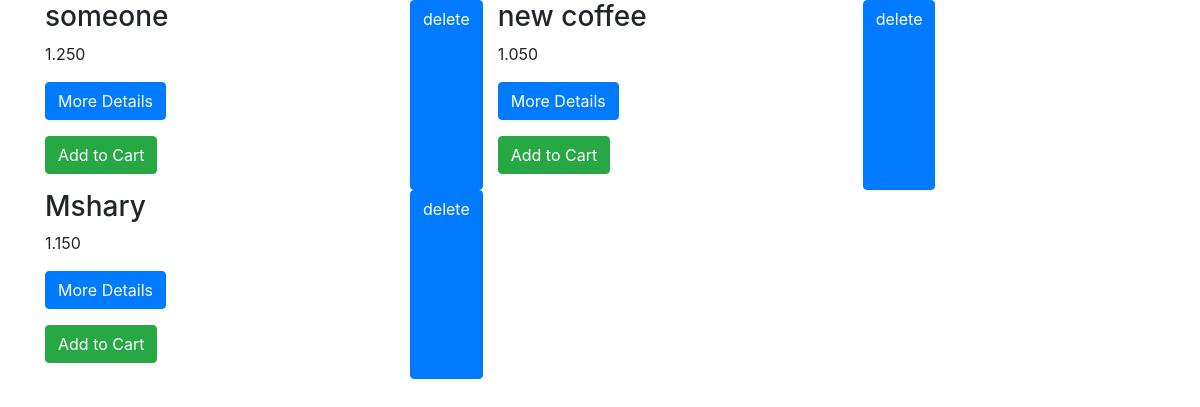
The app's page / (signed in) with its own data.
### mycoffee/models.py (models this page shows, shortened)
class Coffee(models.Model):
	user = models.ForeignKey(User)
	name = models.CharField(max_length=120)
	espresso_shots = models.PositiveIntegerField(default=1)
	bean = models.ForeignKey(Bean)
	roast = models.ForeignKey(Roast)
	syrups = models.ManyToManyField(Syrup, blank=True)
	powders = models.ManyToManyField(Powder, blank=True)
	water = models.FloatField()
	steamed_milk = models.BooleanField(default=False)
	foam = models.FloatField()
	extra_instructions = models.TextField(null=True, blank=True)
	price = models.DecimalField(max_digits=6, decimal_places=3, null=True)

### mycoffee/views.py (the view)
# urls.py: url(r'^$', views.coffee_list, name='coffee_list'),
def coffee_list(request):
	if not request.user.is_authenticated():
		return redirect("mycoffee:login")
	coffee_list = Coffee.objects.filter(user= request.user)
	return render(request, 'coffee_list.html', {'coffee_list': coffee_list})

### mycoffee/templates/coffee_list.html (shortened to what this page needs)
{% extends "base.html" %}
{% block content %}
    <div class="row">
        {% for coffee in coffee_list %}
        <div class="col-sm-4">
            <div class="thumbnail">
                <div class="caption">
                    <h3>{{coffee.name}}</h3>
                    <p>{{coffee.price}}</p>
                    <p><a href="{% url 'mycoffee:coffee_detail' coffee_id=coffee.id %}" class="btn btn-primary" role="button">More Details</a>
                    <p>
                        <form action="{% url 'cart:mycart' %}" method="GET">
                          <input type="submit" class="btn btn-success" value="Add to Cart"/>
                        </form>
                    </p>
                </div>
            </div>
        </div>
         <a href="{% url 'mycoffee:delete' coffee_id=coffee.id  %}" class = "btn btn-primary">  delete</a>
        {% endfor %}
    </div>
{% endblock content %}

### records on screen
Coffee: name "someone", price "1.250"
Coffee: name "new coffee", price "1.050"
Coffee: name "Mshary", price "1.150"
